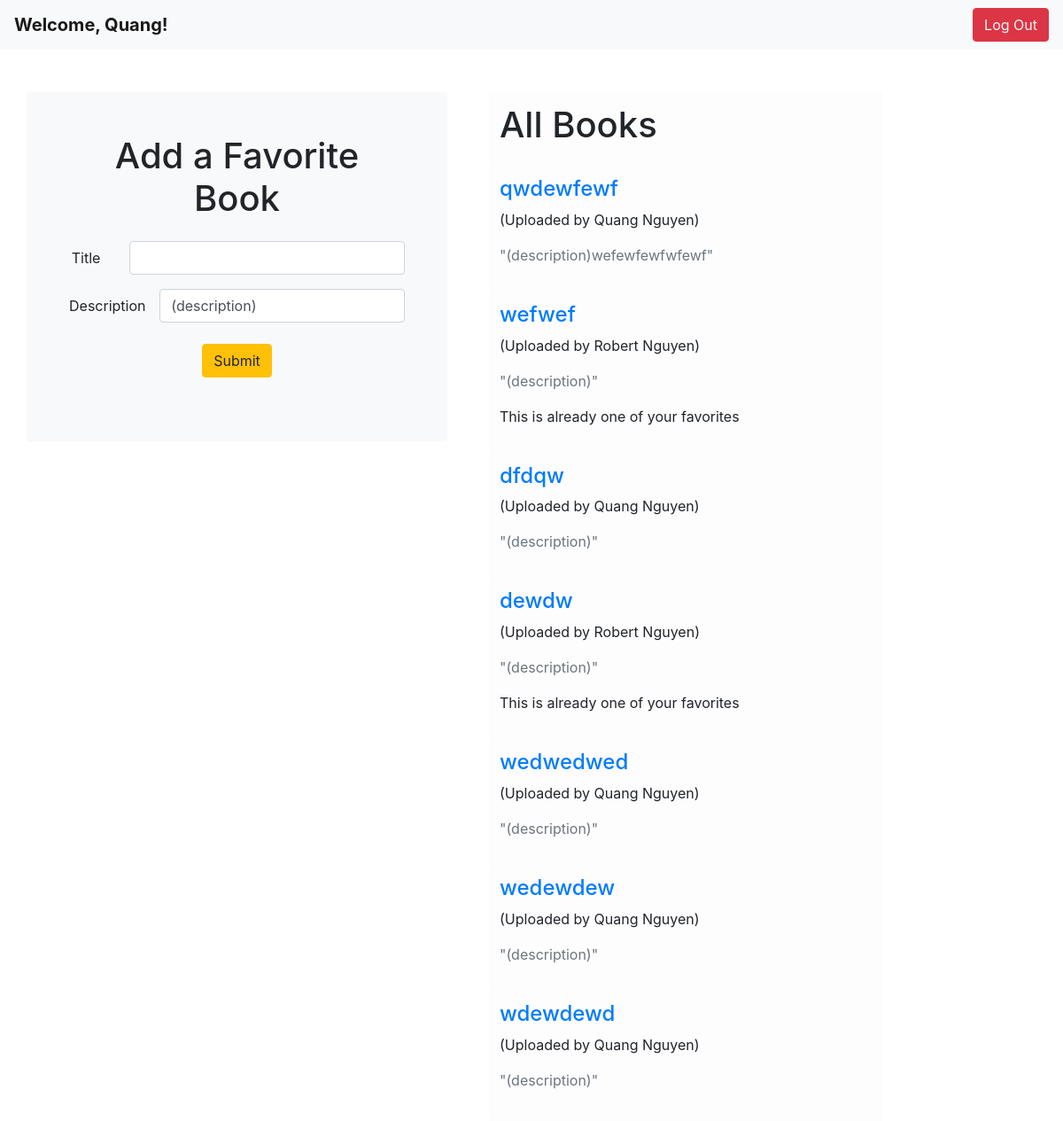
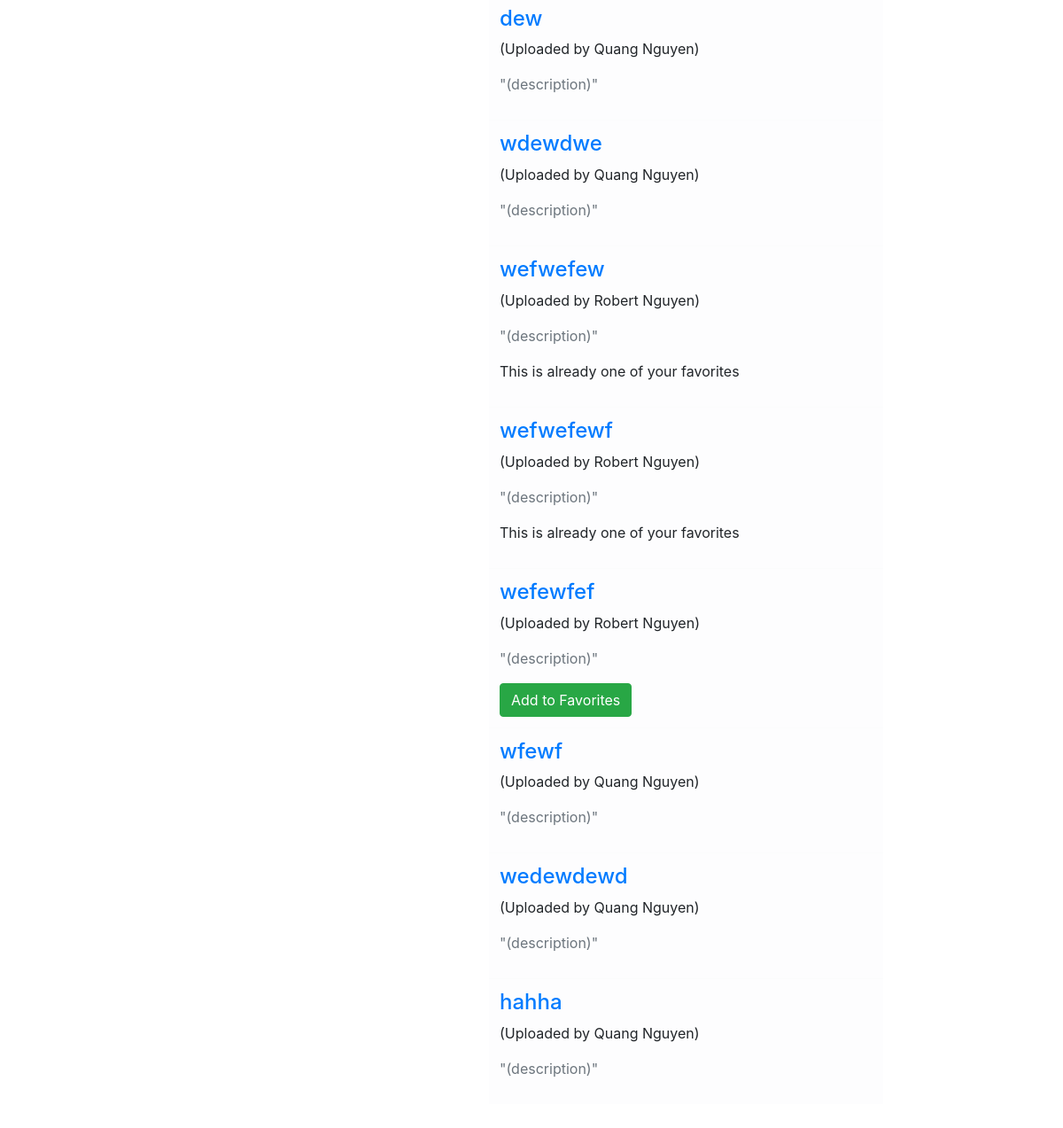
Page /books/3 (signed in) on the committed database (2 pictures, top to bottom).
### login_n_registration_app/models.py (models this page shows)
class User(models.Model):
    first_name = models.CharField(max_length=255)
    last_name = models.CharField(max_length=255)
    birthdate = models.DateTimeField()
    email = models.CharField(max_length=255)
    password = models.CharField(max_length=255)
    created_at = models.DateTimeField(auto_now_add=True)
    updated_at = models.DateTimeField(auto_now=True)
    objects = UserManager()

### favorite_books_app/models.py (models this page shows)
class Book(models.Model):
    title = models.CharField(max_length=255)
    desc = models.CharField(max_length=255)
    uploaded_by = models.ForeignKey(
        User, related_name="books_uploaded", on_delete=models.CASCADE)
    users = models.ManyToManyField(User, related_name="fav_books")
    created_at = models.DateTimeField(auto_now_add=True)
    updated_at = models.DateTimeField(auto_now=True)

### favorite_books_app/views.py (the view)
# urls.py: path('<int:user_id>', views.index),
def index(request, user_id):
    if 'user_id' in request.session:
        if request.session['user_id'] != None:
            context = {
                'user': User.objects.all().get(id=user_id),
                'books': Book.objects.all()
            }
            return render(request, 'books.html', context)
        else:
            return redirect("/")
    else:
        return redirect("/")

### favorite_books_app/templates/books.html (shortened to what this page needs)
<!DOCTYPE html>
<html lang="en">
<head>
    <link rel="stylesheet" href="https://stackpath.bootstrapcdn.com/bootstrap/4.4.1/css/bootstrap.min.css"
>
</head>
<body>
    <nav class="navbar navbar-light bg-light">
        <a class="navbar-brand font-weight-bold" href="#">Welcome, {{ user.first_name }}!</a>
        <a href="logout" class="btn btn-danger text-light">Log Out</a>
    </nav>
    <div class="container py-5">
        <div class="row align-items-start">
            <div class="col-5 mr-3 p-5 bg-light text-center rounded">
                <h1>Add a Favorite Book</h1>
                <form action="{{ user.id }}/upload" method="POST" class="my-4">
                    <div class="form-group row">
                        <label for="text" class="col-sm-2 col-form-label">Title</label>
                        <div class="col-sm-10">
                            <input name="title" type="text" class="form-control">
                        </div>
                    </div>
                    <div class="form-group row mb-4">
                        <label for="text" class="col-sm-3 col-form-label">Description</label>
                        <div class="col-sm-9">
                            <input name="desc" value="(description)" type="text" class="form-control">
                        </div>
                    </div>
                    <input class="btn btn-warning d-block mx-auto" type="submit">
                </form>
            </div>
            <div class="col-5 ml-3">
                <table class="table table-light">
                    <thead>
                        <tr>
                            <th scope="col">
                                <h1>All Books</h1>
                            </th>
                        </tr>
                    </thead>
                    <tbody>
                        {% for book in books %}
                        <tr>
                            <th class="font-weight-normal">
                                <h4><a href="preview/{{ user.id }}/{{ book.id }}">{{ book.title }}</a></h4>
                                <p>(Uploaded by {{ book.uploaded_by.first_name }} {{ book.uploaded_by.last_name }})</p>
                                <p class="text-secondary">"{{ book.desc }}"</p>
                                {% if user.id != book.uploaded_by.id %}
                                {% if user not in book.users.all %}
                                <a href="{{ user.id }}/{{ book.id }}/favorite" class="btn btn-success">Add to
                                    Favorites</a>
                                {% endif %}
                                {% if user in book.users.all %}
                                <p>This is already one of your favorites</p>
                                {% endif %}
                                {% endif %}
                            </th>
                        </tr>
                        {% endfor %}
                    </tbody>
                </table>
            </div>
        </div>
    </div>
</body>
</html>

### rows in the picture
User: first_name "Quang"
Book: title "qwdewfewf", uploaded_by.first_name "Quang", uploaded_by.last_name "Nguyen", desc "(description)wefewfewfwfewf"
Book: title "wefwef", uploaded_by.first_name "Robert", uploaded_by.last_name "Nguyen", desc "(description)", shows "This is already one of your favorites"
Book: title "dfdqw", uploaded_by.first_name "Quang", uploaded_by.last_name "Nguyen", desc "(description)"
Book: title "dewdw", uploaded_by.first_name "Robert", uploaded_by.last_name "Nguyen", desc "(description)", shows "This is already one of your favorites"
Book: title "wedwedwed", uploaded_by.first_name "Quang", uploaded_by.last_name "Nguyen", desc "(description)"
Book: title "wedewdew", uploaded_by.first_name "Quang", uploaded_by.last_name "Nguyen", desc "(description)"
Book: title "wdewdewd", uploaded_by.first_name "Quang", uploaded_by.last_name "Nguyen", desc "(description)"
Book: title "dew", uploaded_by.first_name "Quang", uploaded_by.last_name "Nguyen", desc "(description)"
Book: title "wdewdwe", uploaded_by.first_name "Quang", uploaded_by.last_name "Nguyen", desc "(description)"
Book: title "wefwefew", uploaded_by.first_name "Robert", uploaded_by.last_name "Nguyen", desc "(description)", shows "This is already one of your favorites"
Book: title "wefwefewf", uploaded_by.first_name "Robert", uploaded_by.last_name "Nguyen", desc "(description)", shows "This is already one of your favorites"
Book: title "wefewfef", uploaded_by.first_name "Robert", uploaded_by.last_name "Nguyen", desc "(description)"
Book: title "wfewf", uploaded_by.first_name "Quang", uploaded_by.last_name "Nguyen", desc "(description)"
Book: title "wedewdewd", uploaded_by.first_name "Quang", uploaded_by.last_name "Nguyen", desc "(description)"
Book: title "hahha", uploaded_by.first_name "Quang", uploaded_by.last_name "Nguyen", desc "(description)"
